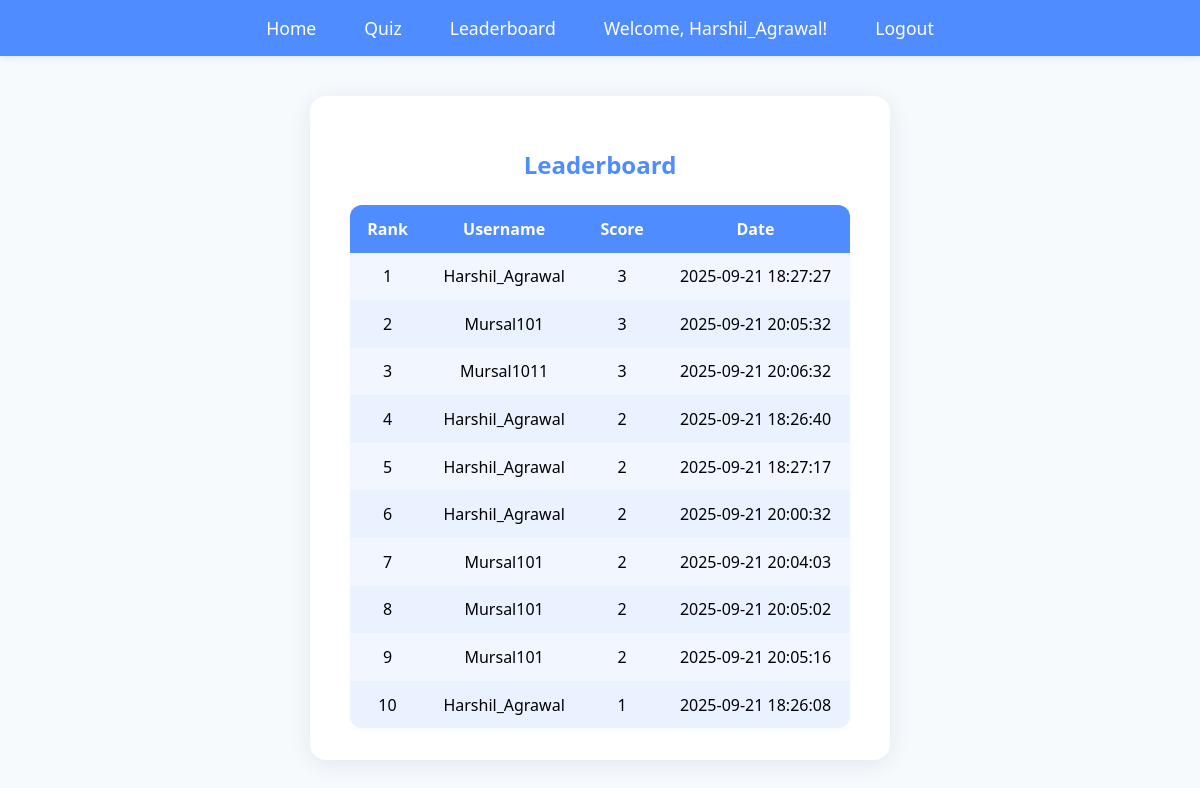
/leaderboard (signed in), run on the app's committed database.
### tables this page shows
CREATE TABLE users (
            id INTEGER PRIMARY KEY AUTOINCREMENT,
            username TEXT UNIQUE NOT NULL,
            password TEXT NOT NULL
        );

CREATE TABLE scores (
            id INTEGER PRIMARY KEY AUTOINCREMENT,
            user_id INTEGER,
            score INTEGER,
            timestamp DATETIME DEFAULT CURRENT_TIMESTAMP,
            FOREIGN KEY(user_id) REFERENCES users(id)
        );

### app.py (the view)
@app.route('/leaderboard')
def leaderboard():
    db = get_db()
    rows = query_db('''SELECT users.username, scores.score, scores.timestamp FROM scores JOIN users ON scores.user_id = users.id ORDER BY score DESC, timestamp ASC LIMIT 10''')
    return render_template('leaderboard.html', rows=rows)

### app.py (called while the page is built)
def get_db():
    db = getattr(g, '_database', None)
    if db is None:
        db = g._database = sqlite3.connect(DATABASE)
    return db

def query_db(query, args=(), one=False):
    cur = get_db().execute(query, args)
    rv = cur.fetchall()
    cur.close()
    return (rv[0] if rv else None) if one else rv

@app.teardown_appcontext
def close_connection(exception):
    db = getattr(g, '_database', None)
    if db is not None:
        db.close()

### quiz-app/templates/leaderboard.html
{% extends 'base.html' %}
{% block content %}
<h2>Leaderboard</h2>
<table class="leaderboard">
    <thead>
        <tr><th>Rank</th><th>Username</th><th>Score</th><th>Date</th></tr>
    </thead>
    <tbody>
        {% for row in rows %}
        <tr>
            <td>{{ loop.index }}</td>
            <td>{{ row[0] }}</td>
            <td>{{ row[1] }}</td>
            <td>{{ row[2][:19].replace('T', ' ') }}</td>
        </tr>
        {% endfor %}
    </tbody>
</table>
{% endblock %}

### quiz-app/templates/base.html (shortened to what this page needs)
<!DOCTYPE html>
<html lang="en">
<head>
    <link rel="stylesheet" href="{{ url_for('static', filename='style.css') }}">
</head>
<body>
    <header>
        <nav>
            <a href="{{ url_for('index') }}">Home</a>
            <a href="{{ url_for('quiz') }}">Quiz</a>
            <a href="{{ url_for('leaderboard') }}">Leaderboard</a>
            {% if session.get('user_id') %}
                <span>Welcome, {{ session['username'] }}!</span>
                <a href="{{ url_for('logout') }}">Logout</a>
            {% else %}
                <a href="{{ url_for('login') }}">Login</a>
                <a href="{{ url_for('register') }}">Register</a>
            {% endif %}
        </nav>
    </header>
    <main class="container">
        {% block content %}{% endblock %}
    </main>
</body>
</html>

### quiz-app/static/style.css (style rules this page uses)
body { background: #f7fafd; font-family: 'Segoe UI', Arial, sans-serif; margin: 0; padding: 0; }
header { background: #4f8cff; color: #fff; padding: 1rem 0; box-shadow: 0 2px 8px #e0e7ef; }
nav { display: flex; justify-content: center; gap: 2rem; align-items: center; }
nav a, nav span { color: #fff; text-decoration: none; font-weight: 500; font-size: 1.1rem; margin: 0 0.5rem; }
.container { max-width: 500px; margin: 2.5rem auto; background: #fff; border-radius: 16px; box-shadow: 0 4px 24px #e0e7ef; padding: 2rem 2.5rem; }
h1, h2 { text-align: center; color: #4f8cff; }
.leaderboard { width: 100%; border-collapse: collapse; margin-top: 1.5rem; background: #f1f6ff; border-radius: 12px; overflow: hidden; box-shadow: 0 2px 8px #e0e7ef33; }
.leaderboard th, .leaderboard td { padding: 0.8rem 1rem; text-align: center; }
.leaderboard th { background: #4f8cff; color: #fff; }
.leaderboard tr:nth-child(even) { background: #eaf1ff; }

### data on the page
users: username "Harshil_Agrawal"
scores: username "Harshil_Agrawal", score "3", timestamp "2025-09-21 18:27:27"
scores: username "Mursal101", score "3", timestamp "2025-09-21 20:05:32"
scores: username "Mursal1011", score "3", timestamp "2025-09-21 20:06:32"
scores: username "Harshil_Agrawal", score "2", timestamp "2025-09-21 18:26:40"
scores: username "Harshil_Agrawal", score "2", timestamp "2025-09-21 18:27:17"
scores: username "Harshil_Agrawal", score "2", timestamp "2025-09-21 20:00:32"
scores: username "Mursal101", score "2", timestamp "2025-09-21 20:04:03"
scores: username "Mursal101", score "2", timestamp "2025-09-21 20:05:02"
scores: username "Mursal101", score "2", timestamp "2025-09-21 20:05:16"
scores: username "Harshil_Agrawal", score "1", timestamp "2025-09-21 18:26:08"
